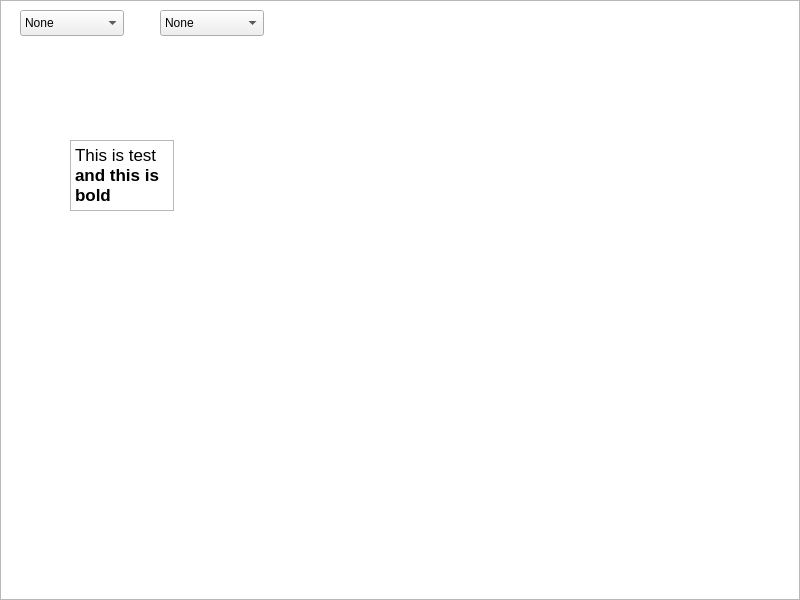
<?xml version="1.0" encoding="UTF-8"?>
<ui version="4.0">
 <class>MainWindow</class>
 <widget class="QMainWindow" name="MainWindow">
  <property name="geometry">
   <rect>
    <x>0</x>
    <y>0</y>
    <width>800</width>
    <height>600</height>
   </rect>
  </property>
  <property name="minimumSize">
   <size>
    <width>0</width>
    <height>0</height>
   </size>
  </property>
  <property name="maximumSize">
   <size>
    <width>1000000</width>
    <height>1000000</height>
   </size>
  </property>
  <property name="mouseTracking">
   <bool>false</bool>
  </property>
  <property name="focusPolicy">
   <enum>Qt::ClickFocus</enum>
  </property>
  <property name="windowTitle">
   <string>MainWindow</string>
  </property>
  <widget class="QWidget" name="centralWidget">
   <widget class="QComboBox" name="comboBox">
    <property name="geometry">
     <rect>
      <x>20</x>
      <y>10</y>
      <width>104</width>
      <height>26</height>
     </rect>
    </property>
    <item>
     <property name="text">
      <string>None</string>
     </property>
    </item>
    <item>
     <property name="text">
      <string>a</string>
     </property>
    </item>
    <item>
     <property name="text">
      <string>b</string>
     </property>
    </item>
    <item>
     <property name="text">
      <string>c</string>
     </property>
     <property name="icon">
      <iconset theme="b">
       <normaloff>.</normaloff>.</iconset>
     </property>
    </item>
   </widget>
   <widget class="QComboBox" name="comboBox_2">
    <property name="geometry">
     <rect>
      <x>160</x>
      <y>10</y>
      <width>104</width>
      <height>26</height>
     </rect>
    </property>
    <item>
     <property name="text">
      <string>None</string>
     </property>
    </item>
    <item>
     <property name="text">
      <string>a</string>
     </property>
    </item>
    <item>
     <property name="text">
      <string>b</string>
     </property>
    </item>
    <item>
     <property name="text">
      <string>c</string>
     </property>
     <property name="icon">
      <iconset theme="b">
       <normaloff>.</normaloff>.</iconset>
     </property>
    </item>
   </widget>
   <widget class="QTextEdit" name="textEdit">
    <property name="geometry">
     <rect>
      <x>70</x>
      <y>140</y>
      <width>104</width>
      <height>71</height>
     </rect>
    </property>
    <property name="html">
     <string>&lt;!DOCTYPE HTML PUBLIC &quot;-//W3C//DTD HTML 4.0//EN&quot; &quot;http://www.w3.org/TR/REC-html40/strict.dtd&quot;&gt;
&lt;html&gt;&lt;head&gt;&lt;meta name=&quot;qrichtext&quot; content=&quot;1&quot; /&gt;&lt;style type=&quot;text/css&quot;&gt;
p, li { white-space: pre-wrap; }
&lt;/style&gt;&lt;/head&gt;&lt;body style=&quot; font-family:'.Helvetica Neue DeskInterface'; font-size:13pt; font-weight:400; font-style:normal;&quot;&gt;
&lt;p style=&quot; margin-top:0px; margin-bottom:0px; margin-left:0px; margin-right:0px; -qt-block-indent:0; text-indent:0px;&quot;&gt;This is test &lt;span style=&quot; font-weight:600;&quot;&gt;and this is bold&lt;/span&gt;&lt;/p&gt;&lt;/body&gt;&lt;/html&gt;</string>
    </property>
   </widget>
   <widget class="QGraphicsView" name="graphicsView">
    <property name="geometry">
     <rect>
      <x>0</x>
      <y>0</y>
      <width>800</width>
      <height>600</height>
     </rect>
    </property>
   </widget>
   <zorder>graphicsView</zorder>
   <zorder>comboBox</zorder>
   <zorder>comboBox_2</zorder>
   <zorder>textEdit</zorder>
  </widget>
 </widget>
 <layoutdefault spacing="6" margin="11"/>
 <resources/>
 <connections/>
</ui>
